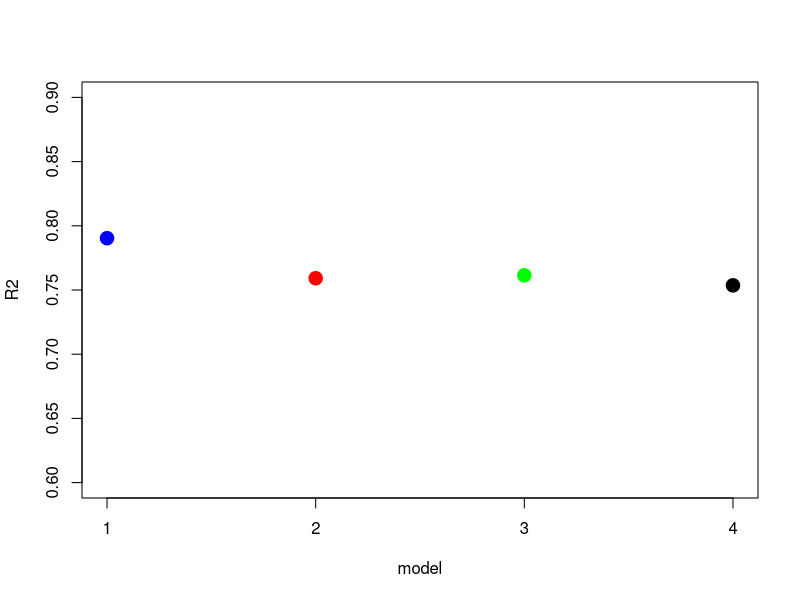
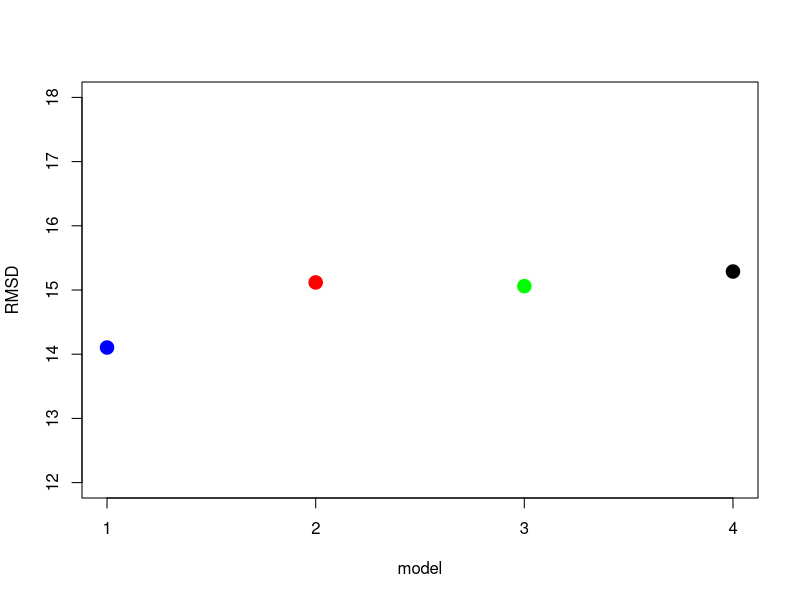

The R script that drew these images, in order:
## ---- chunk 1
knitr::opts_chunk$set(echo = FALSE)
## ---- chunk 2
data=read.csv("qsar_example.csv")
library(Metrics)
#Model1
model1 <- lm(lysis ~ charge+logD+amphipathicity, data = data)
#summary(model1)
s1=summary(model1)
#Model2
model2 <- lm(lysis ~ logD+amphipathicity, data = data)
#summary(model2)
s2=summary(model2)
#Model3
model3 <- lm(lysis ~ charge+amphipathicity, data = data)
#summary(model3)
s3=summary(model3)
#Model4
model4 <- lm(lysis ~ amphipathicity, data = data)
#summary(model4)
s4=summary(model4)

rs=c(s1$r.squared,s2$r.squared,s3$r.squared,s4$r.squared)

plot(c(1:4),rs,pch=19,cex=1.8,col=c("blue","red","green","black"),xlab="model",ylab="R2"
,xaxt="n",ylim=c(0.6,0.9))
axis(1, at=c(1,2,3,4),labels=c("1","2","3","4"),las=1)

#rsme
p1=predict(model1)
p2=predict(model2)
p3=predict(model3)
p4=predict(model4)

data$p1=round(p1,1)
data$p2=round(p2,1)
data$p3=round(p3,1)
data$p4=round(p4,1)

rsmd<-NULL
for (i in c(6:9)) {
y=data[,2]
a<-round(rmse(data[,i],y),3)
rsmd<-append(rsmd,a)
}
#rsmd

plot(c(1:4),rsmd,pch=19,cex=1.8,col=c("blue","red","green","black"),xlab="model",ylab="RMSD"
,xaxt="n",ylim=c(12,18))
axis(1, at=c(1,2,3,4),labels=c("1","2","3","4"),las=1)
